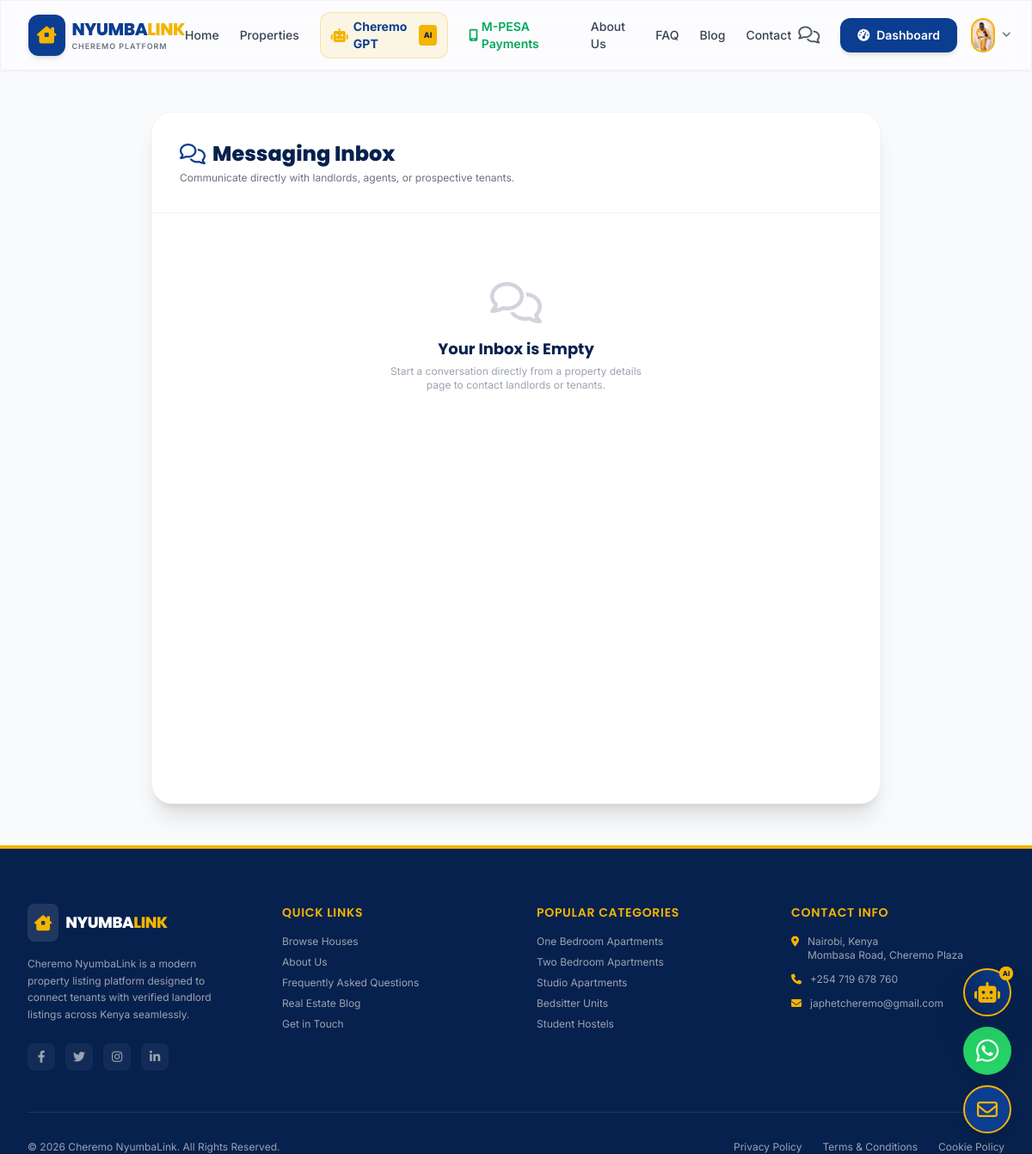
The page /chat/inbox/ (signed in) on the database as committed earlier.
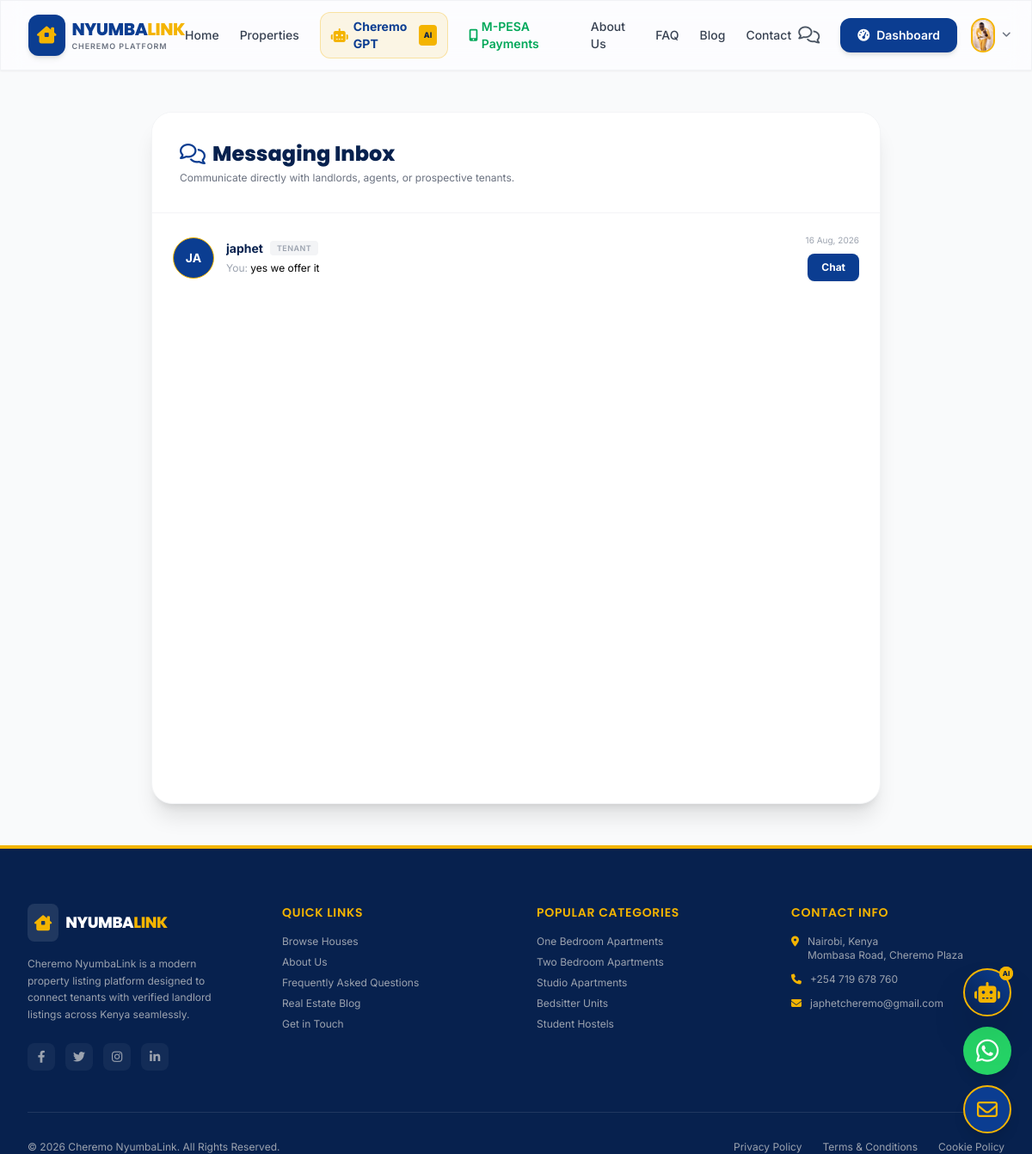
The same page on the database as committed later.
### users/models.py (models this page shows, shortened)
class CustomUser(AbstractUser):
    ROLE_TENANT = 'tenant'
    ROLE_LANDLORD = 'landlord'
    ROLE_AGENT = 'agent'
    ROLE_ADMIN = 'admin'
    ROLE_CHOICES = [
        (ROLE_TENANT, 'Tenant'),
        (ROLE_LANDLORD, 'Landlord'),
        (ROLE_AGENT, 'Property Agent'),
        (ROLE_ADMIN, 'Administrator'),
    ]
    role = models.CharField(max_length=20, choices=ROLE_CHOICES, default=ROLE_TENANT)
    phone = models.CharField(max_length=20, blank=True, null=True)
    profile_picture = models.ImageField(upload_to='profile_pics/', blank=True, null=True)
    bio = models.TextField(blank=True, null=True)
    is_verified = models.BooleanField(default=False)
    verification_document = models.FileField(upload_to='verification_docs/', blank=True, null=True)

### chat/models.py (models this page shows, shortened)
class Message(models.Model):
    sender = models.ForeignKey(settings.AUTH_USER_MODEL, on_delete=models.CASCADE, related_name='sent_messages')
    recipient = models.ForeignKey(settings.AUTH_USER_MODEL, on_delete=models.CASCADE, related_name='received_messages')
    content = models.TextField()
    timestamp = models.DateTimeField(auto_now_add=True)
    is_read = models.BooleanField(default=False)
    class Meta:
        ordering = ['timestamp']

### chat/views.py (the view)
# urls.py: path('inbox/', views.inbox, name='inbox'),
@login_required
def inbox(request):
    all_msgs = Message.objects.filter(
        Q(sender=request.user) | Q(recipient=request.user)
    ).order_by('-timestamp')
    conversations = []
    seen_users = set()
    for msg in all_msgs:
        partner = msg.recipient if msg.sender == request.user else msg.sender
        if partner.id not in seen_users:
            seen_users.add(partner.id)
            unread_count = Message.objects.filter(
                sender=partner,
                recipient=request.user,
                is_read=False
            ).count()
            conversations.append({
                'partner': partner,
                'last_message': msg,
                'unread_count': unread_count
            })
    context = {
        'conversations': conversations
    }
    return render(request, 'chat/inbox.html', context)

### templates/chat/inbox.html (shortened to what this page needs)
{% extends 'base.html' %}
{% block content %}
<section class="py-12 bg-gray-50 flex-grow">
    <div class="max-w-4xl mx-auto px-4 sm:px-6">
        <div class="bg-white rounded-3xl shadow-xl border border-gray-100 overflow-hidden flex flex-col min-h-[60vh]">
            <div class="border-b border-gray-100 p-6 md:p-8 bg-white flex-shrink-0">
                <h1 class="text-xl md:text-2xl font-extrabold text-brandDark font-poppins flex items-center gap-2"><i class="fa-regular fa-comments text-brandBlue"></i> Messaging Inbox</h1>
                <p class="text-xs text-gray-500 mt-1">Communicate directly with landlords, agents, or prospective tenants.</p>
            </div>
            <div class="divide-y divide-gray-50 overflow-y-auto flex-grow">
                {% if conversations %}
                    {% for convo in conversations %}
                    <div class="p-6 flex items-center justify-between gap-4 hover:bg-gray-50 transition">
                        <div class="flex items-center gap-3.5 min-w-0">
                            {% if convo.partner.profile_picture %}
                            <img class="h-12 w-12 rounded-full object-cover border border-brandGold" src="{{ convo.partner.profile_picture.url }}" alt="">
                            {% else %}
                            <div class="h-12 w-12 rounded-full bg-brandBlue text-white flex items-center justify-center font-bold border border-brandGold uppercase text-sm flex-shrink-0">
                                {{ convo.partner.username|slice:":2" }}
                            </div>
                            {% endif %}
                            <div class="flex flex-col min-w-0">
                                <div class="flex items-center gap-2">
                                    <span class="font-bold text-sm text-brandDark truncate">{{ convo.partner.username }}</span>
                                    <span class="text-[9px] uppercase tracking-wider text-gray-400 font-semibold bg-gray-100 px-2 py-0.5 rounded">{{ convo.partner.get_role_display }}</span>
                                </div>
                                <p class="text-xs text-gray-550 truncate mt-1 leading-normal">
                                    {% if convo.last_message.sender == user %}
                                    <span class="text-gray-400">You:</span>
                                    {% endif %}
                                    {{ convo.last_message.content }}
                                </p>
                            </div>
                        </div>
                        <div class="flex flex-col items-end gap-2 flex-shrink-0">
                            <span class="text-[10px] text-gray-400">{{ convo.last_message.timestamp|date:"d M, Y" }}</span>
                            <div class="flex items-center gap-3">
                                <a href="{% url 'chat_thread' convo.partner.id %}" class="px-4 py-2 bg-brandBlue hover:bg-brandDark text-white text-xs font-bold rounded-lg transition shadow-sm">
                                    Chat
                                </a>
                            </div>
                        </div>
                    </div>
                    {% endfor %}
                {% else %}
                <div class="text-center py-20 flex flex-col items-center justify-center">
                    <i class="fa-regular fa-comments text-5xl text-gray-300 mb-4 animate-pulse"></i>
                    <h3 class="font-bold text-brandDark text-lg">Your Inbox is Empty</h3>
                    <p class="text-xs text-gray-400 mt-1 max-w-xs">Start a conversation directly from a property details page to contact landlords or tenants.</p>
                </div>
                {% endif %}
            </div>
        </div>
    </div>
</section>
{% endblock %}

Rows that differ between the two databases and show on the page:
now on this page (row edited): CustomUser: partner.username "JA", partner.username "japhet", partner.role "TENANT", last_message.content "yes we offer it", last_message.timestamp "16 Aug, 2026"
Other text that changed with them:
text no longer shown: "Your Inbox is Empty Start a conversation directly from a property details page to contact landlords or tenants."
